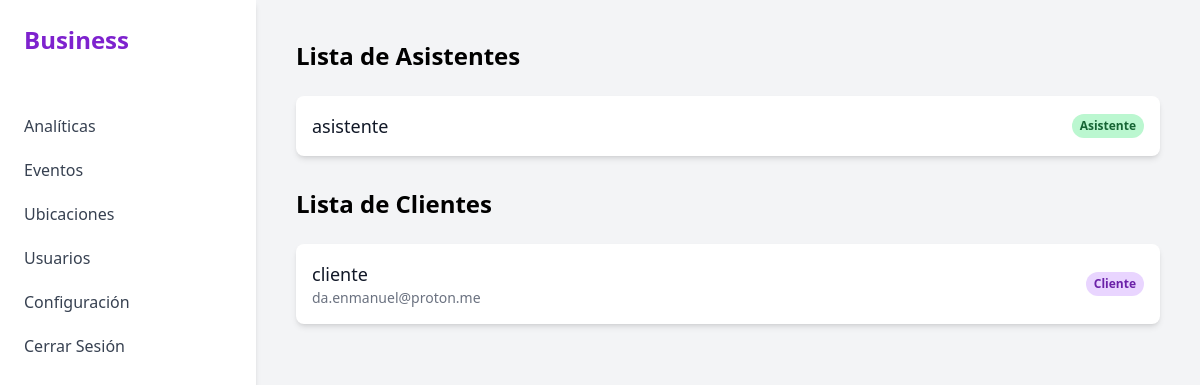
Page /users/users/ (signed in) on the committed database.
### users/models.py (models this page shows, shortened)
class UserProfile(models.Model):
    USER_ROLE_CHOICES = (
        ('organizer', 'Organizador'),
        ('attendee', 'Asistente'),
        ('client', 'Cliente'),
    )
    user = models.OneToOneField(User, on_delete=models.CASCADE)
    role = models.CharField(max_length=10, choices=USER_ROLE_CHOICES)

### users/views.py (the view)
# urls.py: path('users/', client_list_view, name='user-list'),
@login_required
@user_passes_test(is_organizer_or_attendee)
def client_list_view(request):
    clients = UserProfile.objects.filter(role='client')
    attendees = UserProfile.objects.filter(role='attendee')
    return render(request, 'users/user_list.html', {'clients': clients, 'attendees': attendees})

### users/views.py (called while the page is built)
def is_organizer_or_attendee(user):
    return user.is_authenticated and (user.userprofile.role == 'organizer' or user.userprofile.role == 'attendee')

### templates/users/user_list.html (shortened to what this page needs)
{% extends 'base.html' %}
{% block content %}
<h1 class="text-2xl font-bold mb-6">Lista de Asistentes</h1>
<div class="mb-8">
    {% if attendees %}
        <ul class="bg-white shadow-md rounded-lg divide-y divide-gray-200">
            {% for attendee in attendees %}
                <li class="p-4 flex justify-between items-center">
                    <div>
                        <p class="text-lg font-medium text-gray-900">{{ attendee.user.username }}</p>
                    </div>
                    <span class="px-2 py-1 text-xs font-semibold text-green-800 bg-green-200 rounded-full">{{ attendee.get_role_display }}</span>
                </li>
            {% endfor %}
        </ul>
    {% else %}
        <p>No hay asistentes registrados.</p>
    {% endif %}
</div>
<h1 class="text-2xl font-bold mb-6">Lista de Clientes</h1>
<div>
    {% if clients %}
        <ul class="bg-white shadow-md rounded-lg divide-y divide-gray-200">
            {% for client in clients %}
                <li class="p-4 flex justify-between items-center">
                    <div>
                        <p class="text-lg font-medium text-gray-900">{{ client.user.username }}</p>
                        <p class="text-sm text-gray-500">{{ client.user.email }}</p>
                    </div>
                    <span class="px-2 py-1 text-xs font-semibold text-purple-800 bg-purple-200 rounded-full">{{ client.get_role_display }}</span>
                </li>
            {% endfor %}
        </ul>
    {% else %}
        <p>No hay clientes registrados.</p>
    {% endif %}
</div>
{% endblock %}

### rows in the picture
UserProfile: user.username "asistente", role "Asistente"
UserProfile: user.username "cliente", user.email "da.enmanuel@proton.me", role "Cliente"
